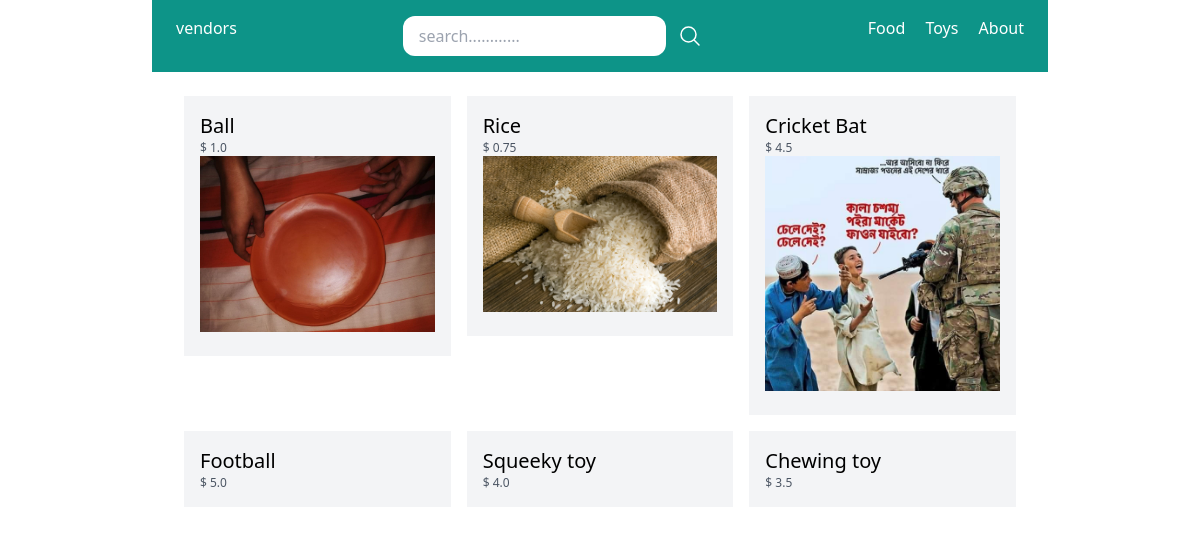
The page / on the database its author committed.
### store/models.py (models this page shows, shortened)
class Category(models.Model):
    title = models.CharField(max_length=50)
    slug = models.SlugField(max_length=50)
    class Meta:
        verbose_name_plural = 'Categories'

class Product(models.Model):
    DRAFT = 'draft'
    WAITING_APPROVAL = 'waitingapproval'
    ACTIVE = 'active'
    DELETED = 'deleted'
    STATUS_CHOICE = (
        (DRAFT,'Draft'),
        (WAITING_APPROVAL,'waiting approval'),
        (ACTIVE,'Active'),
        (DELETED,'Deleted')
    )
    user = models.ForeignKey(User, related_name='product', on_delete=models.CASCADE)
    category = models.ForeignKey(Category, related_name='product',on_delete=models.CASCADE)
    title = models.CharField(max_length=50)
    slug = models.SlugField(max_length=50)
    description = models.TextField(blank=True)
    price = models.IntegerField()
    image = models.ImageField(upload_to='uploads/product_images', blank=True, null=True)
    created_at = models.DateTimeField(auto_now_add=True)
    updated_at = models.DateTimeField(auto_now=True)
    status = models.CharField(max_length=50,choices=STATUS_CHOICE,default=ACTIVE)
    class Meta:
        ordering = ('-created_at',)
    def get_display_price(self):
        return self.price/100

### core/views.py (the view)
# urls.py: path('', frontpage, name='frontpage' ),
def frontpage(request):
    products = Product.objects.filter(status=Product.ACTIVE)[0:6]
    return render(request, 'core/frontpage.html', {'products':products})

### store/templatetags/menu.py (called while the page is built)
@register.inclusion_tag('core/menu.html')
def menu():
    categories = Category.objects.all()
    return {'categories': categories}

### core/templates/core/frontpage.html (shortened to what this page needs)
{% extends 'core/base.html' %}
{% block content %}
    {% include 'store/partials/products.html' %}
{% endblock %}

### core/templates/core/menu.html
{% for category in categories %}
    <a href="{% url 'category_detail' category.slug %}" class="text-white">{{category.title}}</a>
{% endfor %}
<a href="{% url 'about' %}" class="text-white">About</a>

### store/templates/store/partials/products.html
<div class="flex flex-wrap">
    {% for product in products %}
    <div class="product w-1/3 p-2">
        <div class="p-4 bg-gray-100">
            <a href="{% url 'product_detail' product.category.slug product.slug %}">
                <h2 class="text-xl">{{product.title}}</h2>
                <p class="text-xs text-gray-600">$ {{product.get_display_price}} </p>
                {% if product.image %}
                <div class="image mb-2">
                    <img src="{{product.image.url}}" alt="{{product.title}}">
                </div>
                {% endif %}
            </a>
        </div>
    </div>
    {% endfor %}
</div>

### rows shown on the page
Category: title "Food"
Category: title "Toys"
Product: title "Ball", get_display_price "1.0", image (picture)
Product: title "Rice", get_display_price "0.75", image (picture)
Product: title "Cricket Bat", get_display_price "4.5", image (picture)
Product: title "Football", get_display_price "5.0"
Product: title "Squeeky toy", get_display_price "4.0"
Product: title "Chewing toy", get_display_price "3.5"
